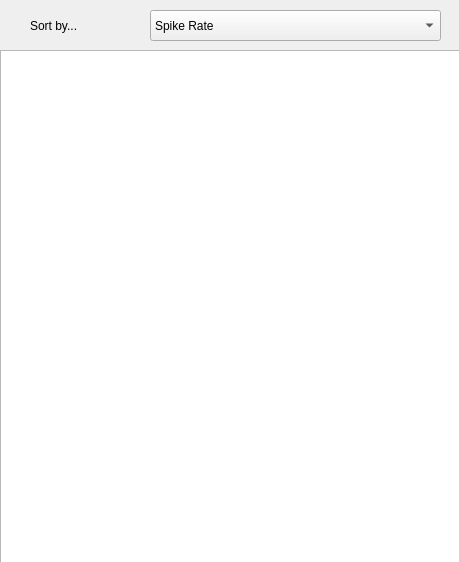
<?xml version="1.0" encoding="UTF-8"?>
<ui version="4.0">
 <class>AllChannelsInformation</class>
 <widget class="QWidget" name="AllChannelsInformation">
  <property name="geometry">
   <rect>
    <x>0</x>
    <y>0</y>
    <width>459</width>
    <height>562</height>
   </rect>
  </property>
  <property name="windowTitle">
   <string>All Channels Information</string>
  </property>
  <widget class="QLabel" name="label">
   <property name="geometry">
    <rect>
     <x>30</x>
     <y>10</y>
     <width>101</width>
     <height>31</height>
    </rect>
   </property>
   <property name="text">
    <string>Sort by...</string>
   </property>
   <property name="buddy">
    <cstring>chooseSortOption</cstring>
   </property>
  </widget>
  <widget class="QComboBox" name="chooseSortOption">
   <property name="geometry">
    <rect>
     <x>150</x>
     <y>10</y>
     <width>291</width>
     <height>31</height>
    </rect>
   </property>
   <item>
    <property name="text">
     <string>Spike Rate</string>
    </property>
   </item>
   <item>
    <property name="text">
     <string>Amplitude</string>
    </property>
   </item>
   <item>
    <property name="text">
     <string>Time Recorded</string>
    </property>
   </item>
   <item>
    <property name="text">
     <string>Location on Array</string>
    </property>
   </item>
  </widget>
  <widget class="QTableView" name="electrodeTable">
   <property name="geometry">
    <rect>
     <x>0</x>
     <y>50</y>
     <width>461</width>
     <height>541</height>
    </rect>
   </property>
  </widget>
 </widget>
 <customwidgets>
  <customwidget>
   <class>Widget</class>
   <extends>QWidget</extends>
   <header>widget.h</header>
   <container>1</container>
  </customwidget>
 </customwidgets>
 <resources/>
 <connections/>
</ui>
